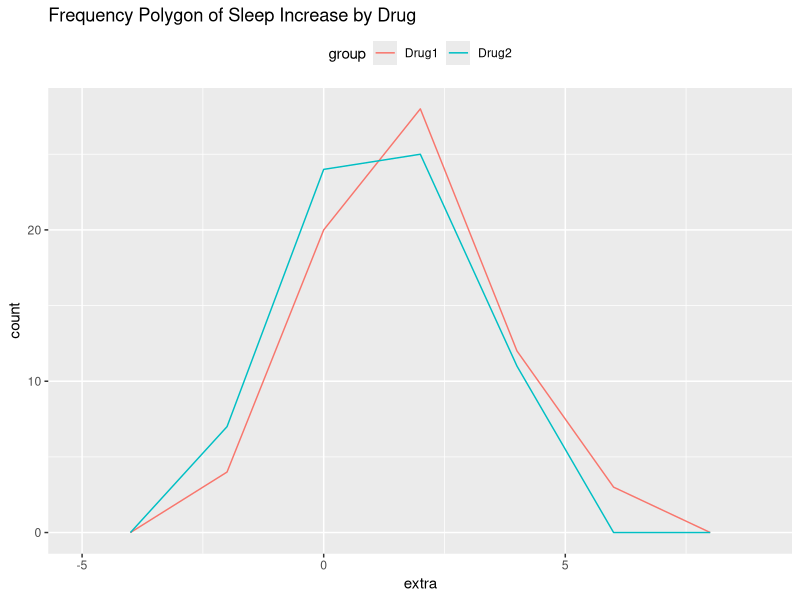
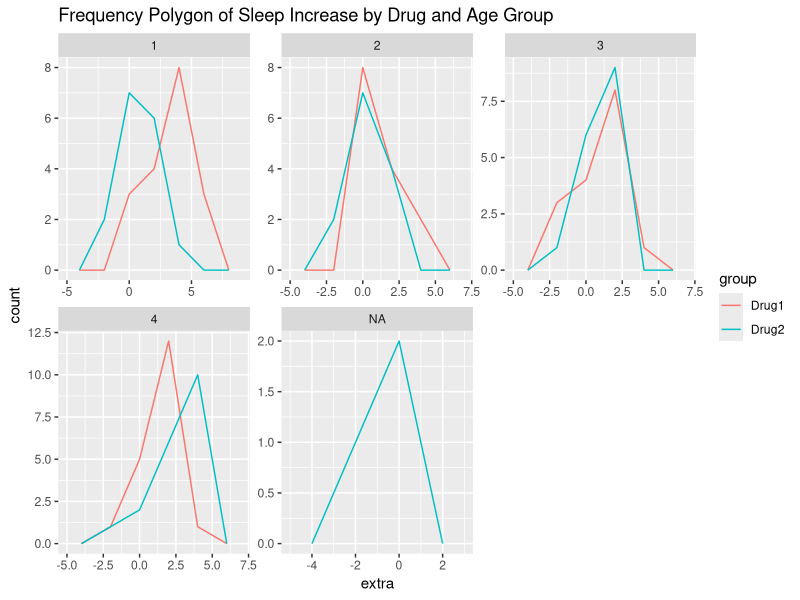
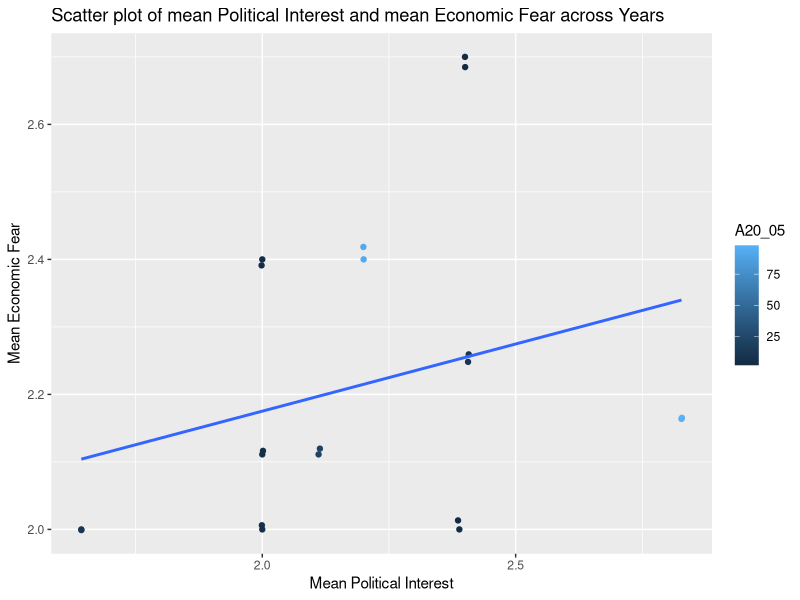

Source code (R) for these figures, in order:
## ---- chunk 1
knitr::opts_chunk$set(echo = TRUE)
## ---- chunk 2
#Load all libraries in this code chunk.
library(tidyverse)
library(dplyr)
library(ggplot2)
library (readr)
## ---- chunk 3

#import data, assuming the WD is set. 
#Alternatively: readr::read_csv("C:/Users/sotic/Desktop/DWR1/sleeprs.csv")

sleepers <- readr::read_csv("sleepers.csv")

#Count missing values for each column
sleepers %>% 
  summarize_all(funs(sum(is.na(.))))

## ---- chunk 4
#Plot
ggplot(data = sleepers, aes(x=extra, fill=group, color=group)) + 
  geom_freqpoly(binwidth=2) +
  scale_fill_manual(name="Drug", values=c("Drug 1" = "red", "Drug 2" = "blue"), labels=c("Drug 1", "Drug 2")) +
  ggtitle("Frequency Polygon of Sleep Increase by Drug") +
  theme(legend.position = "top")

## ---- chunk 5
ggplot(data = sleepers, aes(x = extra, fill = group, color = group)) +
  geom_freqpoly(binwidth = 2) +
  facet_wrap(~ age, scales = "free") + #"free" parameter allows each facet to have its own scales.
  ggtitle("Frequency Polygon of Sleep Increase by Drug and Age Group") +
  scale_fill_manual(name="Drug", values=c("Drug 1" = "red", "Drug 2" = "blue"), labels=c("Drug 1", "Drug 2"))
## ---- chunk 6
sleepers %>%
  group_by(group) %>%
  summarize(n = n(),
            min = min(extra, na.rm = TRUE),
            max = max(extra, na.rm = TRUE),
            mean = mean(extra, na.rm = TRUE))
## ---- chunk 7
sleepers_diff <- sleepers %>% 
  spread(group, extra) %>% 
  group_by(ID) %>% 
  mutate(extra_diff = `Drug2` - `Drug1`) %>% 
  select(ID, extra_diff) 

head(sleepers_diff,10)
## ---- chunk 8
data <- read_csv("Responders2009.csv")
head(data)

## ---- chunk 9

#remove missing values
data_clean <- data[data$A20_05 != 99 & data$A01 != 99 & data$A14 != 99,]

#group the data by A20_05
grouped_data <- group_by(data_clean, A20_05)

#create new variable mean_A01, mean_A14
grouped_data <- summarize(grouped_data, mean_A01 = mean(A01), mean_A14 = mean(A14))

#create scatter plot
ggplot(data = grouped_data, aes(x = mean_A01, y = mean_A14, color = A20_05)) +
  geom_point() +
  geom_jitter() +
  geom_smooth(method = "lm", se = FALSE) + #fit a regression line
  ggtitle("Scatter plot of mean Political Interest and mean Economic Fear across Years") +
  xlab("Mean Political Interest") + ylab("Mean Economic Fear") #+guides(color=guide_legend(title="Years"))

